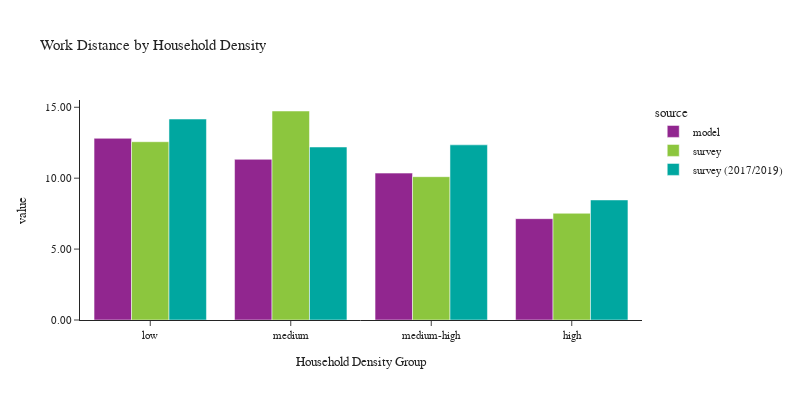

This figure's notebook cell:
### Code cell
plot_work_location(df_workers, 'hh_density_group', 'Household Density', 'Household Density Group')

### Figure 1 — Plotly figure (JSON) as saved in the notebook; plotly's stock layout.template omitted (floating-point values rounded to 4 significant figures)
{"data": [{"alignmentgroup": "True", "customdata": [[569360], [582822], [538802], [519117]], "hovertemplate": "source=model<br>hh_density_group=%{x}<br>value=%{y}<br>sample count=%{customdata[0]}<extra></extra>", "legendgroup": "model", "marker": {"color": "#91268F", "pattern": {"shape": ""}}, "name": "model", "offsetgroup": "model", "orientation": "v", "showlegend": true, "textposition": "auto", "type": "bar", "x": ["low", "medium", "medium-high", "high"], "xaxis": "x", "y": [12.81, 11.33, 10.36, 7.146], "yaxis": "y"}, {"alignmentgroup": "True", "customdata": [[459], [436], [538], [1173]], "hovertemplate": "source=survey<br>hh_density_group=%{x}<br>value=%{y}<br>sample count=%{customdata[0]}<extra></extra>", "legendgroup": "survey", "marker": {"color": "#8CC63E", "pattern": {"shape": ""}}, "name": "survey", "offsetgroup": "survey", "orientation": "v", "showlegend": true, "textposition": "auto", "type": "bar", "x": ["low", "medium", "medium-high", "high"], "xaxis": "x", "y": [12.57, 14.74, 10.11, 7.525], "yaxis": "y"}, {"alignmentgroup": "True", "customdata": [[496], [574], [766], [3759]], "hovertemplate": "source=survey (2017/2019)<br>hh_density_group=%{x}<br>value=%{y}<br>sample count=%{customdata[0]}<extra></extra>", "legendgroup": "survey (2017/2019)", "marker": {"color": "#00A7A0", "pattern": {"shape": ""}}, "name": "survey (2017/2019)", "offsetgroup": "survey (2017/2019)", "orientation": "v", "showlegend": true, "textposition": "auto", "type": "bar", "x": ["low", "medium", "medium-high", "high"], "xaxis": "x", "y": [14.17, 12.2, 12.35, 8.466], "yaxis": "y"}], "layout": {"barmode": "group", "font": {"size": 11}, "height": 400, "legend": {"title": {"text": "source"}, "tracegroupgap": 0}, "title": {"text": "Work Distance by Household Density"}, "width": 800, "xaxis": {"anchor": "y", "domain": [0.0, 1.0], "title": {"text": "Household Density Group"}}, "yaxis": {"anchor": "x", "domain": [0.0, 1.0], "tickformat": ".2f", "title": {"text": "value"}}}}
